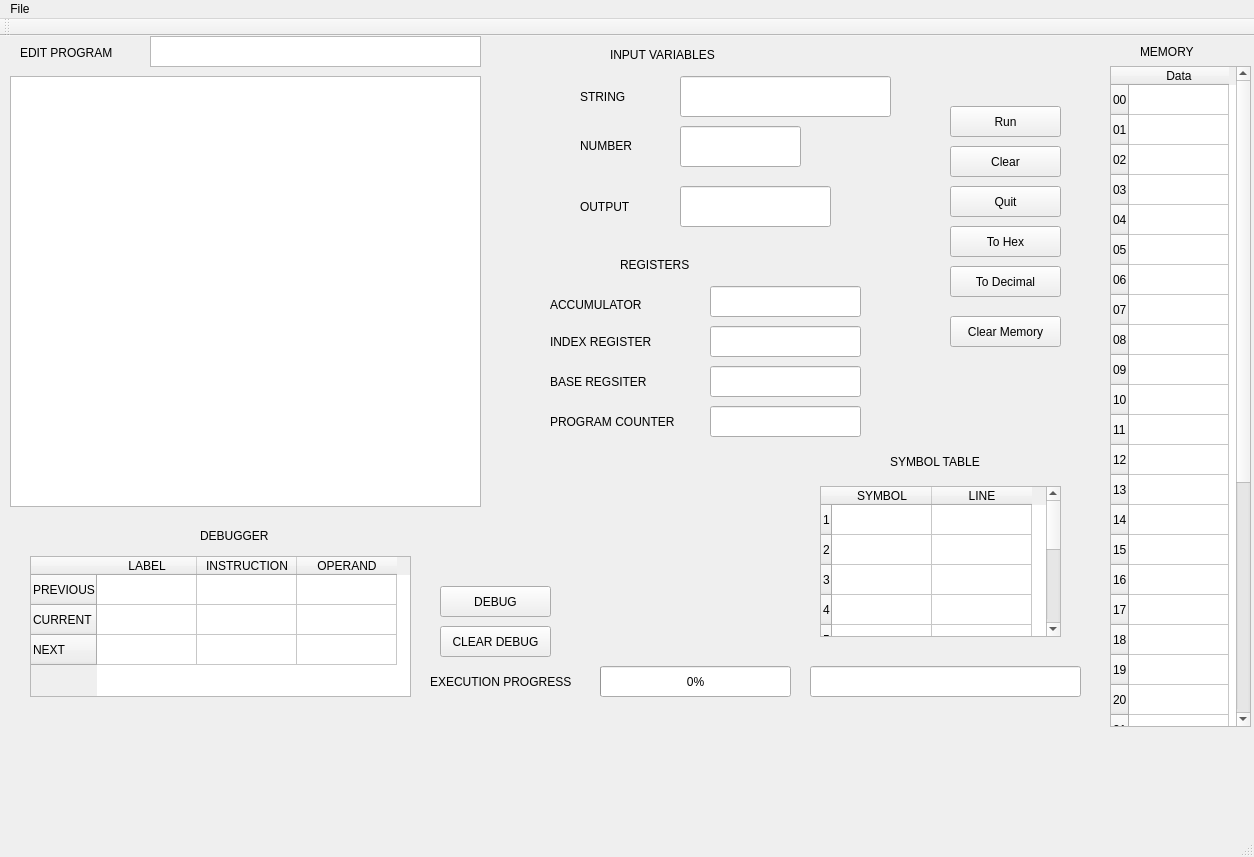
<?xml version="1.0" encoding="UTF-8"?>
<ui version="4.0">
 <class>Notepad</class>
 <widget class="QMainWindow" name="Notepad">
  <property name="geometry">
   <rect>
    <x>0</x>
    <y>0</y>
    <width>1254</width>
    <height>857</height>
   </rect>
  </property>
  <property name="windowTitle">
   <string>Notepad</string>
  </property>
  <widget class="QWidget" name="centralWidget">
   <widget class="QTextEdit" name="textEdit">
    <property name="geometry">
     <rect>
      <x>10</x>
      <y>40</y>
      <width>471</width>
      <height>431</height>
     </rect>
    </property>
    <property name="html">
     <string>&lt;!DOCTYPE HTML PUBLIC &quot;-//W3C//DTD HTML 4.0//EN&quot; &quot;http://www.w3.org/TR/REC-html40/strict.dtd&quot;&gt;
&lt;html&gt;&lt;head&gt;&lt;meta name=&quot;qrichtext&quot; content=&quot;1&quot; /&gt;&lt;style type=&quot;text/css&quot;&gt;
p, li { white-space: pre-wrap; }
&lt;/style&gt;&lt;/head&gt;&lt;body style=&quot; font-family:'Ubuntu'; font-size:11pt; font-weight:400; font-style:normal;&quot;&gt;
&lt;p align=&quot;center&quot; style=&quot;-qt-paragraph-type:empty; margin-top:0px; margin-bottom:0px; margin-left:0px; margin-right:0px; -qt-block-indent:0; text-indent:0px;&quot;&gt;&lt;br /&gt;&lt;/p&gt;&lt;/body&gt;&lt;/html&gt;</string>
    </property>
   </widget>
   <widget class="QPushButton" name="quitButton">
    <property name="geometry">
     <rect>
      <x>950</x>
      <y>150</y>
      <width>111</width>
      <height>31</height>
     </rect>
    </property>
    <property name="text">
     <string>Quit</string>
    </property>
   </widget>
   <widget class="QPushButton" name="pushButton">
    <property name="geometry">
     <rect>
      <x>950</x>
      <y>70</y>
      <width>111</width>
      <height>31</height>
     </rect>
    </property>
    <property name="text">
     <string>Run</string>
    </property>
   </widget>
   <widget class="QLabel" name="label">
    <property name="geometry">
     <rect>
      <x>580</x>
      <y>100</y>
      <width>81</width>
      <height>20</height>
     </rect>
    </property>
    <property name="text">
     <string>NUMBER</string>
    </property>
   </widget>
   <widget class="QLineEdit" name="number">
    <property name="geometry">
     <rect>
      <x>680</x>
      <y>90</y>
      <width>121</width>
      <height>41</height>
     </rect>
    </property>
   </widget>
   <widget class="QLineEdit" name="strin">
    <property name="geometry">
     <rect>
      <x>680</x>
      <y>40</y>
      <width>211</width>
      <height>41</height>
     </rect>
    </property>
   </widget>
   <widget class="QLineEdit" name="result">
    <property name="geometry">
     <rect>
      <x>680</x>
      <y>150</y>
      <width>151</width>
      <height>41</height>
     </rect>
    </property>
   </widget>
   <widget class="QLabel" name="label_2">
    <property name="geometry">
     <rect>
      <x>580</x>
      <y>40</y>
      <width>81</width>
      <height>41</height>
     </rect>
    </property>
    <property name="text">
     <string>STRING</string>
    </property>
   </widget>
   <widget class="QLabel" name="label_3">
    <property name="geometry">
     <rect>
      <x>580</x>
      <y>150</y>
      <width>71</width>
      <height>41</height>
     </rect>
    </property>
    <property name="text">
     <string>OUTPUT</string>
    </property>
   </widget>
   <widget class="QLineEdit" name="D">
    <property name="geometry">
     <rect>
      <x>710</x>
      <y>250</y>
      <width>151</width>
      <height>31</height>
     </rect>
    </property>
   </widget>
   <widget class="QLineEdit" name="E">
    <property name="geometry">
     <rect>
      <x>710</x>
      <y>290</y>
      <width>151</width>
      <height>31</height>
     </rect>
    </property>
   </widget>
   <widget class="QLineEdit" name="F">
    <property name="geometry">
     <rect>
      <x>710</x>
      <y>330</y>
      <width>151</width>
      <height>31</height>
     </rect>
    </property>
   </widget>
   <widget class="QTextEdit" name="T">
    <property name="geometry">
     <rect>
      <x>150</x>
      <y>0</y>
      <width>331</width>
      <height>31</height>
     </rect>
    </property>
   </widget>
   <widget class="QPushButton" name="clear">
    <property name="geometry">
     <rect>
      <x>950</x>
      <y>110</y>
      <width>111</width>
      <height>31</height>
     </rect>
    </property>
    <property name="text">
     <string>Clear</string>
    </property>
   </widget>
   <widget class="QLabel" name="label_7">
    <property name="geometry">
     <rect>
      <x>1140</x>
      <y>-10</y>
      <width>81</width>
      <height>51</height>
     </rect>
    </property>
    <property name="text">
     <string>MEMORY</string>
    </property>
   </widget>
   <widget class="QPushButton" name="pushButton_2">
    <property name="geometry">
     <rect>
      <x>950</x>
      <y>190</y>
      <width>111</width>
      <height>31</height>
     </rect>
    </property>
    <property name="text">
     <string>To Hex</string>
    </property>
   </widget>
   <widget class="QLabel" name="label_9">
    <property name="geometry">
     <rect>
      <x>430</x>
      <y>620</y>
      <width>151</width>
      <height>51</height>
     </rect>
    </property>
    <property name="text">
     <string>EXECUTION PROGRESS</string>
    </property>
   </widget>
   <widget class="QLineEdit" name="status">
    <property name="geometry">
     <rect>
      <x>810</x>
      <y>630</y>
      <width>271</width>
      <height>31</height>
     </rect>
    </property>
   </widget>
   <widget class="QTableWidget" name="tableWidget">
    <property name="geometry">
     <rect>
      <x>1110</x>
      <y>30</y>
      <width>141</width>
      <height>661</height>
     </rect>
    </property>
    <row>
     <property name="text">
      <string>00</string>
     </property>
    </row>
    <row>
     <property name="text">
      <string>01</string>
     </property>
    </row>
    <row>
     <property name="text">
      <string>02</string>
     </property>
    </row>
    <row>
     <property name="text">
      <string>03</string>
     </property>
    </row>
    <row>
     <property name="text">
      <string>04</string>
     </property>
    </row>
    <row>
     <property name="text">
      <string>05</string>
     </property>
    </row>
    <row>
     <property name="text">
      <string>06</string>
     </property>
    </row>
    <row>
     <property name="text">
      <string>07</string>
     </property>
    </row>
    <row>
     <property name="text">
      <string>08</string>
     </property>
    </row>
    <row>
     <property name="text">
      <string>09</string>
     </property>
    </row>
    <row>
     <property name="text">
      <string>10</string>
     </property>
    </row>
    <row>
     <property name="text">
      <string>11</string>
     </property>
    </row>
    <row>
     <property name="text">
      <string>12</string>
     </property>
    </row>
    <row>
     <property name="text">
      <string>13</string>
     </property>
    </row>
    <row>
     <property name="text">
      <string>14</string>
     </property>
    </row>
    <row>
     <property name="text">
      <string>15</string>
     </property>
    </row>
    <row>
     <property name="text">
      <string>16</string>
     </property>
    </row>
    <row>
     <property name="text">
      <string>17</string>
     </property>
    </row>
    <row>
     <property name="text">
      <string>18</string>
     </property>
    </row>
    <row>
     <property name="text">
      <string>19</string>
     </property>
    </row>
    <row>
     <property name="text">
      <string>20</string>
     </property>
    </row>
    <row>
     <property name="text">
      <string>21</string>
     </property>
    </row>
    <row>
     <property name="text">
      <string>22</string>
     </property>
    </row>
    <row>
     <property name="text">
      <string>23</string>
     </property>
    </row>
    <row>
     <property name="text">
      <string>24</string>
     </property>
    </row>
    <row>
     <property name="text">
      <string>25</string>
     </property>
    </row>
    <row>
     <property name="text">
      <string>26</string>
     </property>
    </row>
    <row>
     <property name="text">
      <string>27</string>
     </property>
    </row>
    <row>
     <property name="text">
      <string>28</string>
     </property>
    </row>
    <row>
     <property name="text">
      <string>29</string>
     </property>
    </row>
    <row>
     <property name="text">
      <string>30</string>
     </property>
    </row>
    <row>
     <property name="text">
      <string>31</string>
     </property>
    </row>
    <row>
     <property name="text">
      <string>32</string>
     </property>
    </row>
    <column>
     <property name="text">
      <string>Data</string>
     </property>
    </column>
    <item row="0" column="0">
     <property name="text">
      <string/>
     </property>
     <property name="font">
      <font>
       <weight>75</weight>
       <bold>true</bold>
      </font>
     </property>
    </item>
   </widget>
   <widget class="QLabel" name="label_10">
    <property name="geometry">
     <rect>
      <x>610</x>
      <y>10</y>
      <width>121</width>
      <height>17</height>
     </rect>
    </property>
    <property name="text">
     <string>INPUT VARIABLES</string>
    </property>
   </widget>
   <widget class="QLabel" name="label_11">
    <property name="geometry">
     <rect>
      <x>20</x>
      <y>-4</y>
      <width>111</width>
      <height>41</height>
     </rect>
    </property>
    <property name="text">
     <string>EDIT PROGRAM</string>
    </property>
   </widget>
   <widget class="QLabel" name="label_12">
    <property name="geometry">
     <rect>
      <x>620</x>
      <y>220</y>
      <width>101</width>
      <height>17</height>
     </rect>
    </property>
    <property name="text">
     <string>REGISTERS</string>
    </property>
   </widget>
   <widget class="QLabel" name="label_13">
    <property name="geometry">
     <rect>
      <x>550</x>
      <y>260</y>
      <width>121</width>
      <height>17</height>
     </rect>
    </property>
    <property name="text">
     <string>ACCUMULATOR</string>
    </property>
   </widget>
   <widget class="QLabel" name="label_5">
    <property name="geometry">
     <rect>
      <x>550</x>
      <y>290</y>
      <width>121</width>
      <height>31</height>
     </rect>
    </property>
    <property name="text">
     <string>INDEX REGISTER</string>
    </property>
   </widget>
   <widget class="QLabel" name="label_14">
    <property name="geometry">
     <rect>
      <x>550</x>
      <y>330</y>
      <width>121</width>
      <height>31</height>
     </rect>
    </property>
    <property name="text">
     <string>BASE REGSITER</string>
    </property>
   </widget>
   <widget class="QLineEdit" name="pc">
    <property name="geometry">
     <rect>
      <x>710</x>
      <y>370</y>
      <width>151</width>
      <height>31</height>
     </rect>
    </property>
   </widget>
   <widget class="QLabel" name="label_4">
    <property name="geometry">
     <rect>
      <x>550</x>
      <y>370</y>
      <width>151</width>
      <height>31</height>
     </rect>
    </property>
    <property name="text">
     <string>PROGRAM COUNTER</string>
    </property>
   </widget>
   <widget class="QLabel" name="label_6">
    <property name="geometry">
     <rect>
      <x>200</x>
      <y>490</y>
      <width>81</width>
      <height>20</height>
     </rect>
    </property>
    <property name="text">
     <string>DEBUGGER</string>
    </property>
   </widget>
   <widget class="QTableWidget" name="tableWidget_2">
    <property name="geometry">
     <rect>
      <x>30</x>
      <y>520</y>
      <width>381</width>
      <height>141</height>
     </rect>
    </property>
    <row>
     <property name="text">
      <string>PREVIOUS</string>
     </property>
    </row>
    <row>
     <property name="text">
      <string>CURRENT</string>
     </property>
    </row>
    <row>
     <property name="text">
      <string>NEXT</string>
     </property>
    </row>
    <column>
     <property name="text">
      <string>LABEL</string>
     </property>
    </column>
    <column>
     <property name="text">
      <string>INSTRUCTION</string>
     </property>
    </column>
    <column>
     <property name="text">
      <string>OPERAND</string>
     </property>
    </column>
   </widget>
   <widget class="QPushButton" name="debug">
    <property name="geometry">
     <rect>
      <x>440</x>
      <y>550</y>
      <width>111</width>
      <height>31</height>
     </rect>
    </property>
    <property name="text">
     <string>DEBUG</string>
    </property>
   </widget>
   <widget class="QPushButton" name="pushButton_3">
    <property name="geometry">
     <rect>
      <x>950</x>
      <y>280</y>
      <width>111</width>
      <height>31</height>
     </rect>
    </property>
    <property name="text">
     <string>Clear Memory</string>
    </property>
   </widget>
   <widget class="QPushButton" name="decimal">
    <property name="geometry">
     <rect>
      <x>950</x>
      <y>230</y>
      <width>111</width>
      <height>31</height>
     </rect>
    </property>
    <property name="text">
     <string>To Decimal</string>
    </property>
   </widget>
   <widget class="QPushButton" name="pushButton_4">
    <property name="geometry">
     <rect>
      <x>440</x>
      <y>590</y>
      <width>111</width>
      <height>31</height>
     </rect>
    </property>
    <property name="text">
     <string>CLEAR DEBUG</string>
    </property>
   </widget>
   <widget class="QTableWidget" name="symbol_table">
    <property name="geometry">
     <rect>
      <x>820</x>
      <y>450</y>
      <width>241</width>
      <height>151</height>
     </rect>
    </property>
    <row>
     <property name="text">
      <string>1</string>
     </property>
    </row>
    <row>
     <property name="text">
      <string>2</string>
     </property>
    </row>
    <row>
     <property name="text">
      <string>3</string>
     </property>
    </row>
    <row>
     <property name="text">
      <string>4</string>
     </property>
    </row>
    <row>
     <property name="text">
      <string>5</string>
     </property>
    </row>
    <row>
     <property name="text">
      <string>6</string>
     </property>
    </row>
    <row>
     <property name="text">
      <string>7</string>
     </property>
    </row>
    <row>
     <property name="text">
      <string>8</string>
     </property>
    </row>
    <row>
     <property name="text">
      <string>9</string>
     </property>
    </row>
    <row>
     <property name="text">
      <string/>
     </property>
    </row>
    <column>
     <property name="text">
      <string>SYMBOL</string>
     </property>
    </column>
    <column>
     <property name="text">
      <string>LINE</string>
     </property>
    </column>
   </widget>
   <widget class="QLabel" name="label_8">
    <property name="geometry">
     <rect>
      <x>890</x>
      <y>410</y>
      <width>141</width>
      <height>31</height>
     </rect>
    </property>
    <property name="text">
     <string>SYMBOL TABLE</string>
    </property>
   </widget>
   <widget class="QProgressBar" name="progressBar">
    <property name="geometry">
     <rect>
      <x>600</x>
      <y>630</y>
      <width>191</width>
      <height>31</height>
     </rect>
    </property>
    <property name="value">
     <number>0</number>
    </property>
   </widget>
  </widget>
  <widget class="QMenuBar" name="menuBar">
   <property name="geometry">
    <rect>
     <x>0</x>
     <y>0</y>
     <width>1254</width>
     <height>25</height>
    </rect>
   </property>
   <widget class="QMenu" name="menuFile">
    <property name="title">
     <string>File</string>
    </property>
    <addaction name="actionOpen"/>
    <addaction name="actionSave"/>
   </widget>
   <addaction name="menuFile"/>
  </widget>
  <widget class="QToolBar" name="mainToolBar">
   <attribute name="toolBarArea">
    <enum>TopToolBarArea</enum>
   </attribute>
   <attribute name="toolBarBreak">
    <bool>false</bool>
   </attribute>
  </widget>
  <widget class="QStatusBar" name="statusBar"/>
  <action name="actionOpen">
   <property name="text">
    <string>Open</string>
   </property>
  </action>
  <action name="actionSave">
   <property name="text">
    <string>Save</string>
   </property>
  </action>
 </widget>
 <layoutdefault spacing="6" margin="11"/>
 <resources/>
 <connections/>
</ui>
